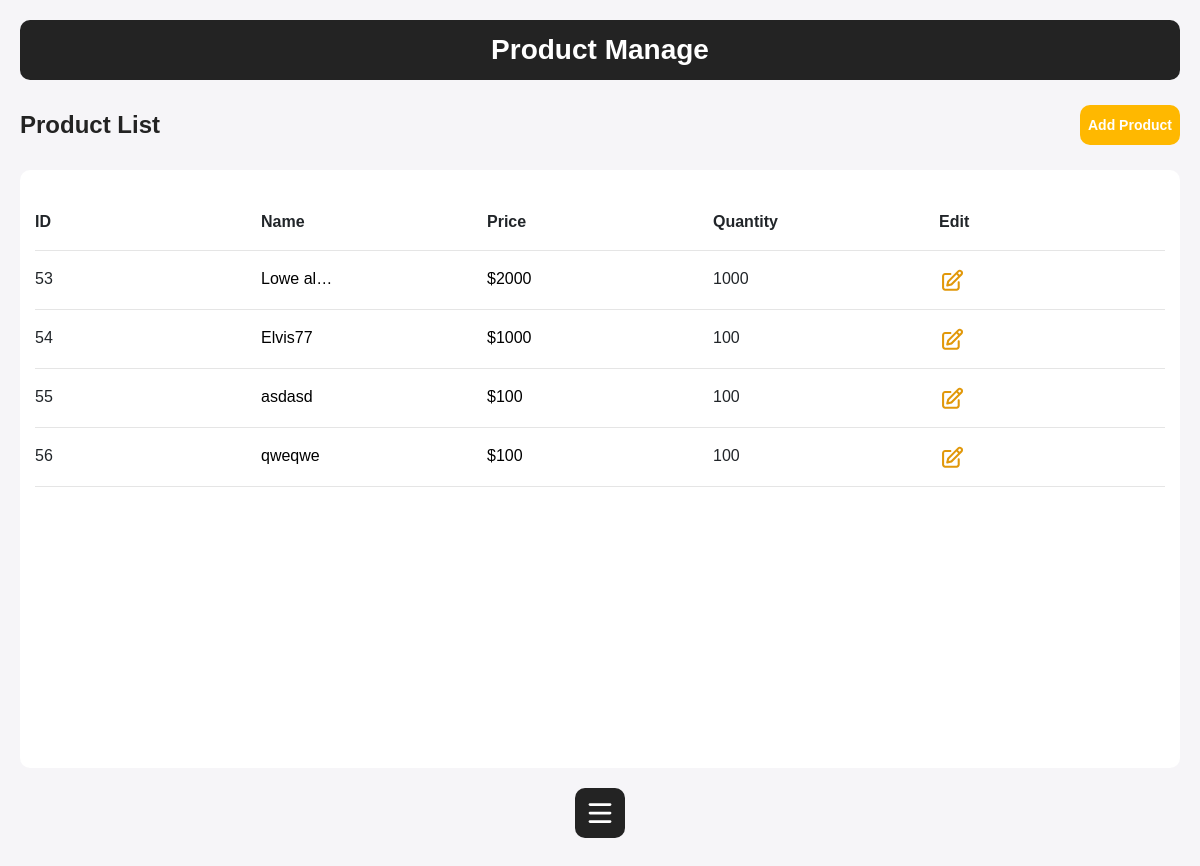
Page /admin/product.php (signed in) on the earlier database version.
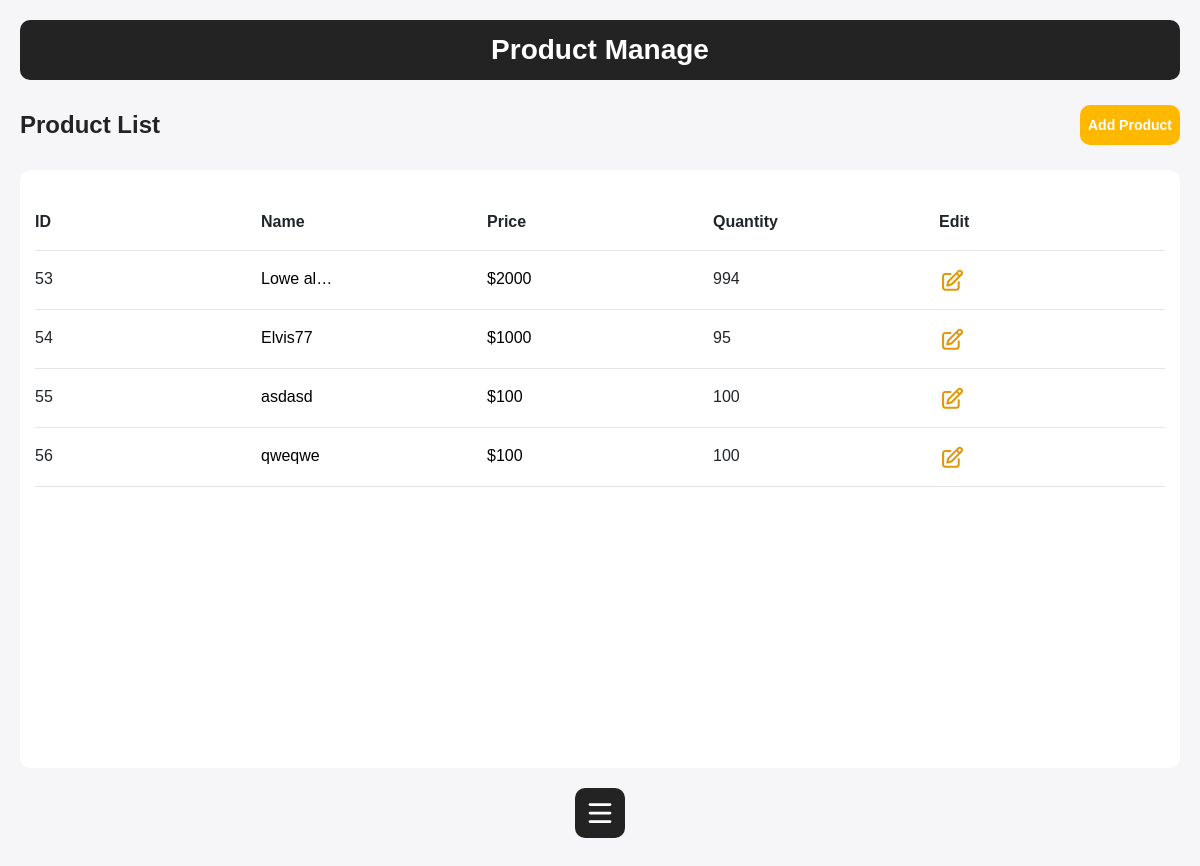
Same page on the later database version.
### tables this page shows
CREATE TABLE `products` (
  `ProductID` int(11) NOT NULL,
  `ProductName` varchar(255) DEFAULT NULL,
  `ProductDescription` varchar(255) DEFAULT NULL,
  `ProductPrice` int(11) DEFAULT NULL,
  `ProductQuantity` int(11) DEFAULT NULL,
  `ProductSize` varchar(255) DEFAULT NULL,
  `ProductColor` varchar(255) DEFAULT NULL,
  `PositiveVote` int(11) DEFAULT NULL,
  `CategoryName` varchar(255) DEFAULT NULL,
  `SubCategoryName` varchar(255) DEFAULT NULL
);

### view_products.php (called while the page is built, shortened)
<?php
function viewProducts()
{
    include 'config/database.php';
    $sql = "SELECT * FROM Products";
    $result = mysqli_query($conn, $sql);
    $products = array();
    if (mysqli_num_rows($result) > 0) {
        while ($row = mysqli_fetch_assoc($result)) {
            $products[] = $row;
        }
    }
    return $products;
}
?>

### admin/product.php (the view, shortened to what this page needs)
<!DOCTYPE html>
<html lang="en">
<head>
    <link rel="stylesheet" href="admin.css">
    <link rel="stylesheet" href="../global.css">
    <link rel="stylesheet" href="https://maxcdn.bootstrapcdn.com/bootstrap/4.5.2/css/bootstrap.min.css">
</head>
<body onload="toProductManage()">
    <div class="product-manage-section" id="product-manage-section">
        <div class="content" id="content">
            <div class="title">
                Product Manage
            </div>
            <div class="top-section">
                <div class="sub-title">
                    Product List
                </div>
                <a href="/outventure/admin/add_product.php">
                    <button class="product-add-button">
                        Add Product
                    </button>
                </a>
            </div>
            <div class="product-list-container">
                <div class="product-list-content">
                    <div class="container-fluid">
                        <div class="row">
                            <div class="col table-header">
                                ID
                            </div>
                            <div class="col table-header">
                                Name
                            </div>
                            <div class="col table-header">
                                Price
                            </div>
                            <div class="col table-header">
                                Quantity
                            </div>
                            <div class="col table-header">
                                Edit
                            </div>
                        </div>
                        <hr class="h-line2">
                        <?php
                        require_once("../view_products.php");
                        $products = viewProducts();
                        if (count($products) > 0) {
                            foreach ($products as $product) {
                                echo
                                    "
                                <div class='row'>
                                <div class='col table-content'>
                                    " . $product["ProductID"] . "
                                </div>
                                <div class='col table-content'>
                                    <div class='product-name'>
                                        " . $product["ProductName"] . "
                                    </div>
                                </div>
                                <div class='col table-content'>
                                <div class='product-name'>
                                    " . '$' . $product["ProductPrice"] . "
                                </div>
                            </div>
                                        " . $product["ProductDescription"] . "
                                <div class='col table-content'>
                                    " . $product["ProductQuantity"] . "
                                </div>
                                    " . $product["PositiveVote"] . "
                                    " . $product["CategoryName"] . "
                                    " . $product["SubCategoryName"] . "
                                <div class='col table-content'>
                                    <a href='/outventure/admin/edit_product.php?id=" . $product["ProductID"] . "' onclick='toProductEdit()'>
                                    </a>
                                </div>
                                    <a href='/outventure/admin/delete_product.php?name=" . $product["ProductName"] . "' onclick='toProductManage()'>
                                    </a>
                                </div>
                                <hr class='h-line3'>";
                            }
                        } else {
                            echo "<p>No products found.</p>";
                        }
                        ?>
                    </div>
                </div>
            </div>
            <div class="burger_container">
            </div>
        </div>
    </div>
</body>
</html>

Differences in the rows shown:
changed products "Lowe al…": ProductQuantity "1000" → "994"
changed products "Elvis77": ProductQuantity "100" → "95"
